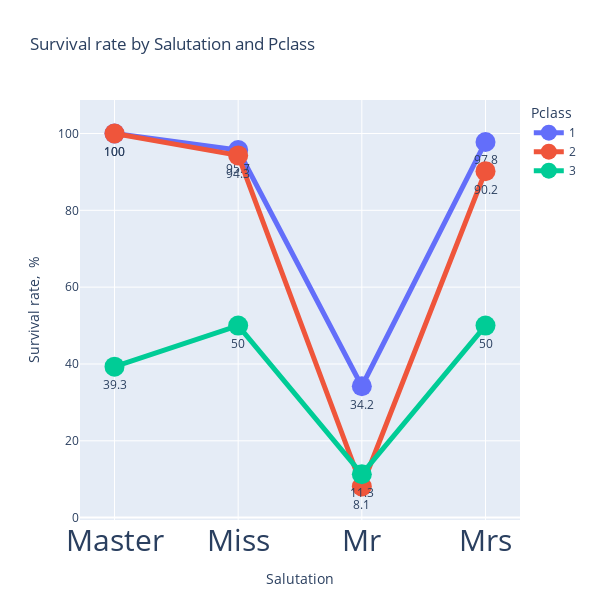

The code cell stored with this chart in its notebook:
### Code cell
# reset the index to make the groupby columns as columns, plotly doesn't support multiindex
fig = px.line(grouped2.reset_index(), x="Salutation", y= 'Surv_rate',  color="Pclass", text='Surv_rate',
    markers= True,  title= 'Survival rate by Salutation and Pclass', width=600, height=600
    # ,category_orders={"Salutation": [ "Master","Miss", "Mrs", "Mr"]}
    )
fig.update_layout(xaxis = dict(tickmode = 'linear', tick0 = 1, dtick = 1, tickfont = dict(size=30)), 
    xaxis_title="Salutation", yaxis_title="Survival rate,  %") 
fig.update_traces(marker_size=20, line=dict(width=5))   # change marker size and line width
fig.update_traces(textposition="bottom center")         # change text position
# fig.update_xaxes(type='category')
# fig.update_layout(xaxis={'categoryorder':'total ascending'})
# fig.update_xaxes(categoryorder='total ascending')
fig.show()

### Figure 1 — Plotly figure (JSON) as saved in the notebook; plotly's stock layout.template omitted (floating-point values rounded to 4 significant figures)
{"data": [{"hovertemplate": "Pclass=1<br>Salutation=%{x}<br>Surv_rate=%{text}<extra></extra>", "legendgroup": "1", "line": {"color": "#636efa", "dash": "solid", "width": 5}, "marker": {"size": 20, "symbol": "circle"}, "mode": "lines+text+markers", "name": "1", "orientation": "v", "showlegend": true, "text": [100, 95.7, 34.2, 97.8], "textposition": "bottom center", "type": "scatter", "x": ["Master", "Miss", "Mr", "Mrs"], "xaxis": "x", "y": [100, 95.7, 34.2, 97.8], "yaxis": "y"}, {"hovertemplate": "Pclass=2<br>Salutation=%{x}<br>Surv_rate=%{text}<extra></extra>", "legendgroup": "2", "line": {"color": "#EF553B", "dash": "solid", "width": 5}, "marker": {"size": 20, "symbol": "circle"}, "mode": "lines+text+markers", "name": "2", "orientation": "v", "showlegend": true, "text": [100, 94.3, 8.1, 90.2], "textposition": "bottom center", "type": "scatter", "x": ["Master", "Miss", "Mr", "Mrs"], "xaxis": "x", "y": [100, 94.3, 8.1, 90.2], "yaxis": "y"}, {"hovertemplate": "Pclass=3<br>Salutation=%{x}<br>Surv_rate=%{text}<extra></extra>", "legendgroup": "3", "line": {"color": "#00cc96", "dash": "solid", "width": 5}, "marker": {"size": 20, "symbol": "circle"}, "mode": "lines+text+markers", "name": "3", "orientation": "v", "showlegend": true, "text": [39.3, 50, 11.3, 50], "textposition": "bottom center", "type": "scatter", "x": ["Master", "Miss", "Mr", "Mrs"], "xaxis": "x", "y": [39.3, 50, 11.3, 50], "yaxis": "y"}], "layout": {"height": 600, "legend": {"title": {"text": "Pclass"}, "tracegroupgap": 0}, "title": {"text": "Survival rate by Salutation and Pclass"}, "width": 600, "xaxis": {"anchor": "y", "domain": [0, 1], "dtick": 1, "tick0": 1, "tickfont": {"size": 30}, "tickmode": "linear", "title": {"text": "Salutation"}}, "yaxis": {"anchor": "x", "domain": [0, 1], "title": {"text": "Survival rate,  %"}}}}
